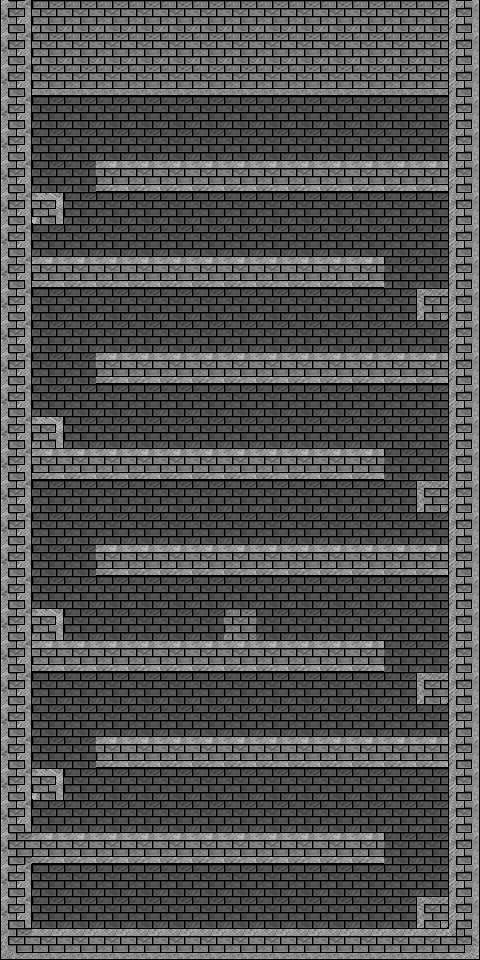

A level layout from a 2D game, rendered from its tile map. Below: a short description, then the map file with its tile-grid data intact:
An orthogonal 15x30 tile map with 32x32 px tiles, 1 tile layer (Kachelebene 1) and 37 objects (21x Collision, 6x Picture, 4x EnemySpawnLeft, 4x EnemySpawnRight, Teleporter, ...).

<map version="1.0" orientation="orthogonal" width="15" height="30" tilewidth="32" tileheight="32">
 <tileset firstgid="1" name="wall" tilewidth="32" tileheight="32">
  <image source="wall.png" width="320" height="320" />
 </tileset>
 <layer name="Kachelebene 1" width="15" height="30">
  <data encoding="csv">
54,52,52,52,52,52,52,52,52,52,52,52,52,52,56,
54,52,52,52,52,52,52,52,52,52,52,52,52,52,56,
54,62,62,62,62,62,62,62,62,62,62,62,62,62,56,
54,5,5,5,5,5,5,5,5,5,5,5,5,5,56,
54,5,5,5,5,5,5,5,5,5,5,5,5,5,56,
54,5,5,45,45,45,45,45,45,45,45,45,45,45,56,
54,46,5,5,5,5,5,5,5,5,5,5,5,5,56,
54,5,5,5,5,5,5,5,5,5,5,5,5,5,56,
54,45,45,45,45,45,45,45,45,45,45,45,5,5,56,
54,5,5,5,5,5,5,5,5,5,5,5,5,44,56,
54,5,5,5,5,5,5,5,5,5,5,5,5,5,56,
54,5,5,45,45,45,45,45,45,45,45,45,45,45,56,
54,5,5,5,5,5,5,5,5,5,5,5,5,5,56,
54,43,5,5,5,5,5,5,5,5,5,5,5,5,56,
54,45,45,45,45,45,45,45,45,45,45,45,5,5,56,
54,5,5,5,5,5,5,5,5,5,5,5,5,44,56,
54,5,5,5,5,5,5,5,5,5,5,5,5,5,56,
54,5,5,45,45,45,45,45,45,45,45,45,45,45,56,
54,5,5,5,5,5,5,5,5,5,5,5,5,5,56,
54,43,5,5,5,5,5,52,5,5,5,5,5,5,56,
54,45,45,45,45,45,45,45,45,45,45,45,5,5,56,
54,5,5,5,5,5,5,5,5,5,5,5,5,44,56,
54,5,5,5,5,5,5,5,5,5,5,5,5,5,56,
54,5,5,45,45,45,45,45,45,45,45,45,45,45,56,
54,46,5,5,5,5,5,5,5,5,5,5,5,5,56,
54,5,5,5,5,5,5,5,5,5,5,5,5,5,56,
51,45,45,45,45,45,45,45,45,45,45,45,5,5,56,
54,5,5,5,5,5,5,5,5,5,5,5,5,5,56,
54,5,5,5,5,5,5,5,5,5,5,5,5,44,56,
61,65,65,65,65,65,65,65,65,65,65,65,65,65,66
</data>
 </layer>
 <objectgroup name="Objektebene 1" width="15" height="30">
  <object type="Picture" gid="14" x="64" y="928" />
  <object type="Picture" gid="4" x="64" y="896" />
  <object type="Picture" gid="3" x="64" y="896" />
  <object type="Picture" gid="13" x="64" y="928" />
  <object type="Picture" gid="14" x="384" y="160" />
  <object type="Picture" gid="4" x="384" y="128" />
 </objectgroup>
 <objectgroup name="Col" width="15" height="30">
  <object type="Collision" x="0" y="928" width="480" height="32" />
  <object type="Collision" x="0" y="0" width="32" height="928" />
  <object type="Collision" x="448" y="0" width="32" height="928" />
  <object type="Collision" x="32" y="832" width="352" height="32" />
  <object type="Collision" x="96" y="736" width="352" height="32" />
  <object type="Collision" x="32" y="640" width="352" height="32" />
  <object type="Collision" x="96" y="544" width="352" height="32" />
  <object type="Collision" x="32" y="448" width="352" height="32" />
  <object type="Collision" x="96" y="352" width="352" height="32" />
  <object type="Collision" x="32" y="256" width="352" height="32" />
  <object type="Collision" x="96" y="160" width="352" height="32" />
  <object type="Collision" x="32" y="0" width="416" height="96" />
  <object type="Collision" x="416" y="288" width="32" height="32" />
  <object type="Collision" x="416" y="480" width="32" height="32" />
  <object type="Collision" x="32" y="416" width="32" height="32" />
  <object type="Collision" x="416" y="896" width="32" height="32" />
  <object type="Collision" x="416" y="672" width="32" height="32" />
  <object type="Collision" x="224" y="608" width="32" height="32" />
  <object type="Collision" x="32" y="608" width="32" height="32" />
  <object type="Collision" x="32" y="192" width="32" height="32" />
 </objectgroup>
 <objectgroup name="Event" width="15" height="30">
  <object name="Swamp.tmx" type="Teleporter" x="384" y="128" width="32" height="32" />
  <object type="PlayerSpawn" x="64" y="896" width="32" height="32" />
  <object type="EnemySpawnLeft" gid="35" x="449" y="706" />
  <object type="EnemySpawnRight" gid="35" x="-2" y="802" />
  <object type="EnemySpawnLeft" gid="35" x="222" y="607" />
  <object type="EnemySpawnRight" gid="35" x="228" y="607" />
  <object type="EnemySpawnLeft" gid="35" x="449" y="318" />
  <object type="EnemySpawnRight" gid="35" x="1" y="323" />
  <object type="EnemySpawnLeft" gid="35" x="451" y="226" />
  <object type="EnemySpawnRight" gid="35" x="0" y="224" />
  <object type="Collision" x="32" y="768" width="32" height="32" />
 </objectgroup>
</map>
